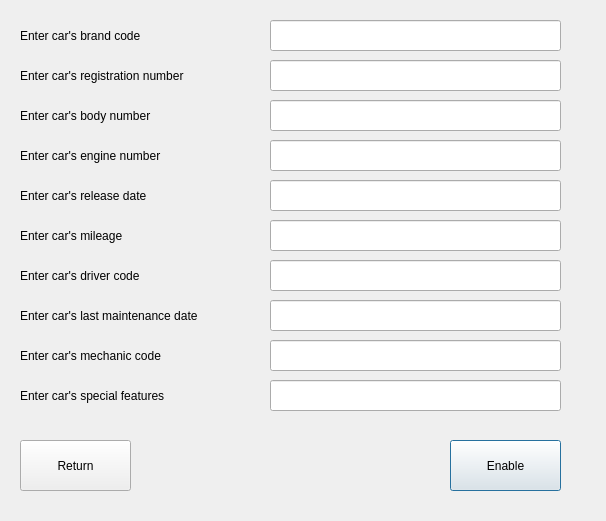
<?xml version="1.0" encoding="UTF-8"?>
<ui version="4.0">
 <class>EnableCarWindow</class>
 <widget class="QDialog" name="EnableCarWindow">
  <property name="geometry">
   <rect>
    <x>0</x>
    <y>0</y>
    <width>606</width>
    <height>521</height>
   </rect>
  </property>
  <property name="windowTitle">
   <string>Dialog</string>
  </property>
  <widget class="QLabel" name="label">
   <property name="geometry">
    <rect>
     <x>20</x>
     <y>20</y>
     <width>261</width>
     <height>31</height>
    </rect>
   </property>
   <property name="text">
    <string>Enter car's brand code</string>
   </property>
  </widget>
  <widget class="QLabel" name="label_2">
   <property name="geometry">
    <rect>
     <x>20</x>
     <y>60</y>
     <width>261</width>
     <height>31</height>
    </rect>
   </property>
   <property name="text">
    <string>Enter car's registration number</string>
   </property>
  </widget>
  <widget class="QLabel" name="label_3">
   <property name="geometry">
    <rect>
     <x>20</x>
     <y>100</y>
     <width>261</width>
     <height>31</height>
    </rect>
   </property>
   <property name="text">
    <string>Enter car's body number</string>
   </property>
  </widget>
  <widget class="QLabel" name="label_4">
   <property name="geometry">
    <rect>
     <x>20</x>
     <y>140</y>
     <width>261</width>
     <height>31</height>
    </rect>
   </property>
   <property name="text">
    <string>Enter car's engine number</string>
   </property>
  </widget>
  <widget class="QLabel" name="label_5">
   <property name="geometry">
    <rect>
     <x>20</x>
     <y>180</y>
     <width>261</width>
     <height>31</height>
    </rect>
   </property>
   <property name="text">
    <string>Enter car's release date</string>
   </property>
  </widget>
  <widget class="QLabel" name="label_6">
   <property name="geometry">
    <rect>
     <x>20</x>
     <y>220</y>
     <width>261</width>
     <height>31</height>
    </rect>
   </property>
   <property name="text">
    <string>Enter car's mileage</string>
   </property>
  </widget>
  <widget class="QLabel" name="label_7">
   <property name="geometry">
    <rect>
     <x>20</x>
     <y>260</y>
     <width>261</width>
     <height>31</height>
    </rect>
   </property>
   <property name="text">
    <string>Enter car's driver code</string>
   </property>
  </widget>
  <widget class="QLabel" name="label_8">
   <property name="geometry">
    <rect>
     <x>20</x>
     <y>300</y>
     <width>261</width>
     <height>31</height>
    </rect>
   </property>
   <property name="text">
    <string>Enter car's last maintenance date</string>
   </property>
  </widget>
  <widget class="QLabel" name="label_9">
   <property name="geometry">
    <rect>
     <x>20</x>
     <y>340</y>
     <width>261</width>
     <height>31</height>
    </rect>
   </property>
   <property name="text">
    <string>Enter car's mechanic code</string>
   </property>
  </widget>
  <widget class="QLabel" name="label_10">
   <property name="geometry">
    <rect>
     <x>20</x>
     <y>380</y>
     <width>261</width>
     <height>31</height>
    </rect>
   </property>
   <property name="text">
    <string>Enter car's special features</string>
   </property>
  </widget>
  <widget class="QPushButton" name="EnableButton">
   <property name="geometry">
    <rect>
     <x>450</x>
     <y>440</y>
     <width>111</width>
     <height>51</height>
    </rect>
   </property>
   <property name="text">
    <string>Enable</string>
   </property>
  </widget>
  <widget class="QPushButton" name="ReturnButton">
   <property name="geometry">
    <rect>
     <x>20</x>
     <y>440</y>
     <width>111</width>
     <height>51</height>
    </rect>
   </property>
   <property name="text">
    <string>Return</string>
   </property>
  </widget>
  <widget class="QLineEdit" name="BrandCodeEdit">
   <property name="geometry">
    <rect>
     <x>270</x>
     <y>20</y>
     <width>291</width>
     <height>31</height>
    </rect>
   </property>
  </widget>
  <widget class="QLineEdit" name="RegNumEdit">
   <property name="geometry">
    <rect>
     <x>270</x>
     <y>60</y>
     <width>291</width>
     <height>31</height>
    </rect>
   </property>
  </widget>
  <widget class="QLineEdit" name="BodyNumEdit">
   <property name="geometry">
    <rect>
     <x>270</x>
     <y>100</y>
     <width>291</width>
     <height>31</height>
    </rect>
   </property>
  </widget>
  <widget class="QLineEdit" name="EngineNumEdit">
   <property name="geometry">
    <rect>
     <x>270</x>
     <y>140</y>
     <width>291</width>
     <height>31</height>
    </rect>
   </property>
  </widget>
  <widget class="QLineEdit" name="DateEdit">
   <property name="geometry">
    <rect>
     <x>270</x>
     <y>180</y>
     <width>291</width>
     <height>31</height>
    </rect>
   </property>
  </widget>
  <widget class="QLineEdit" name="MileageEdit">
   <property name="geometry">
    <rect>
     <x>270</x>
     <y>220</y>
     <width>291</width>
     <height>31</height>
    </rect>
   </property>
  </widget>
  <widget class="QLineEdit" name="DriverEdit">
   <property name="geometry">
    <rect>
     <x>270</x>
     <y>260</y>
     <width>291</width>
     <height>31</height>
    </rect>
   </property>
  </widget>
  <widget class="QLineEdit" name="MaintenanceEdit">
   <property name="geometry">
    <rect>
     <x>270</x>
     <y>300</y>
     <width>291</width>
     <height>31</height>
    </rect>
   </property>
  </widget>
  <widget class="QLineEdit" name="MechanicEdit">
   <property name="geometry">
    <rect>
     <x>270</x>
     <y>340</y>
     <width>291</width>
     <height>31</height>
    </rect>
   </property>
  </widget>
  <widget class="QLineEdit" name="SpecialsEdit">
   <property name="geometry">
    <rect>
     <x>270</x>
     <y>380</y>
     <width>291</width>
     <height>31</height>
    </rect>
   </property>
  </widget>
 </widget>
 <resources/>
 <connections/>
</ui>
